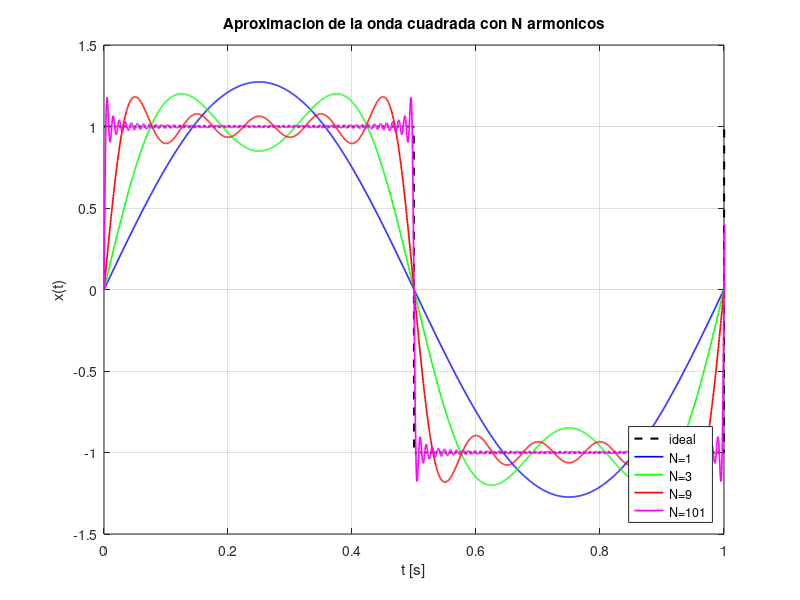
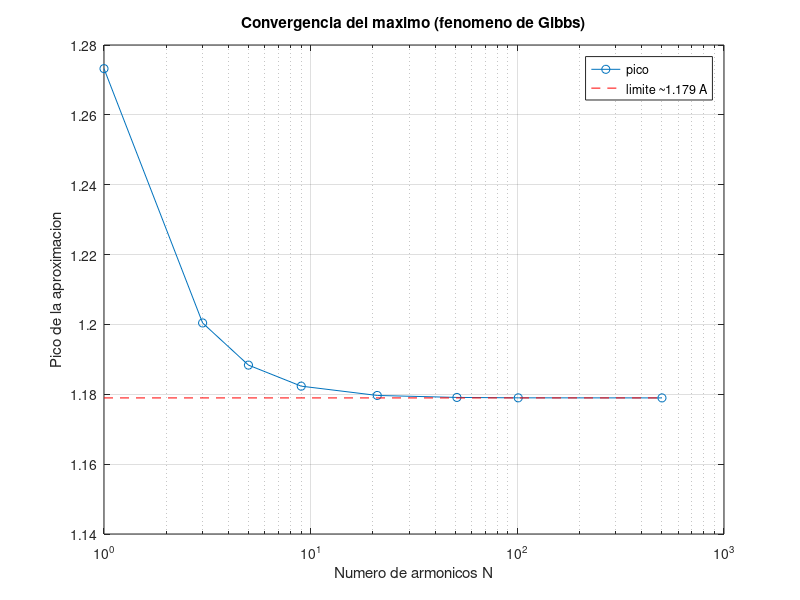

Reproduce these figures in MATLAB, in order.
% 09_reconstruccion_gibbs.m
% Tema 2 - Reconstruccion (sintesis) de la onda cuadrada y fenomeno de Gibbs.
% Ejecutar:  octave-cli 09_reconstruccion_gibbs.m
%
% Referencias a las laminas del Tema 2:
%   - "La idea base (2/3): del tiempo a la frecuencia"
%   - "Ejemplo: coeficientes de la onda cuadrada": x(t) = (4A/pi)[sen + (1/3)sen3 + ...]
%   - Fenomeno de Gibbs: sobrepaso de ~9% en los bordes.

clear; close all; clc;

A = 1.0;
T = 1.0;
w0 = 2*pi/T;

t = linspace(0, 2*T, 4000);
x_ideal = A*(mod(t,T) < T/2) - A*(mod(t,T) >= T/2);

function x = recon(N, A, w0, t)
  x = zeros(size(t));
  for k = 1:2:N
    x += sin(k*w0*t)/k;
  end
  x = (4*A/pi)*x;
end

fprintf('============================================================\n');
fprintf('RECONSTRUCCION DE LA ONDA CUADRADA Y FENOMENO DE GIBBS\n');
fprintf('============================================================\n');

for N = [1 3 5 9 21 101]
  xN = recon(N, A, w0, t);
  fprintf('N = %3d: error RMS = %.4f (A = %g)\n', N, sqrt(mean((xN - x_ideal).^2)), A);
end

xN = recon(501, A, w0, t);
sobrepaso = (max(xN) - A)/A*100;
fprintf('\nSobrepaso de Gibbs con N = 501: %.2f%% (del salto 2A es ~9%%)\n', sobrepaso);

figure;
plot(t, x_ideal, 'k--', 'LineWidth', 1.5); hold on;
colores = {'b','g','r','m'}; ns = [1 3 9 101];
for i = 1:numel(ns)
  plot(t, recon(ns(i), A, w0, t), colores{i}, 'LineWidth', 1.2);
end
xlim([0 T]); xlabel('t [s]'); ylabel('x(t)');
title('Aproximacion de la onda cuadrada con N armonicos');
legend('ideal','N=1','N=3','N=9','N=101','Location','southeast');
grid on;

Ns = [1 3 5 9 21 51 101 501];
maxs = zeros(size(Ns));
for i = 1:numel(Ns)
  maxs(i) = max(recon(Ns(i), A, w0, t));
end
figure;
semilogx(Ns, maxs, 'o-'); hold on;
line([min(Ns) max(Ns)], [A*1.17896 A*1.17896], 'Color','r', 'LineStyle','--');
xlabel('Numero de armonicos N'); ylabel('Pico de la aproximacion');
title('Convergencia del maximo (fenomeno de Gibbs)');
legend('pico','limite ~1.179 A');
grid on;

%% --------------------------------------------------------------------------
%% Ejercicios propuestos (complete y verifique)
%% --------------------------------------------------------------------------
%  E1. Aumente N a 1001 y verifique que el sobrepaso sigue en ~9%.
%  E2. Aplique una ventana (Lanczos/Hanning) a los coeficientes y observe
%      la reduccion del sobrepaso.
%  E3. Cambie la amplitud a A = 2 y verifique que el sobrepaso es ~9% de A.
%  E4. Reconstruya una senal triangular (coeficientes ~1/k^2) y compare la
%      velocidad de convergencia con la onda cuadrada.
